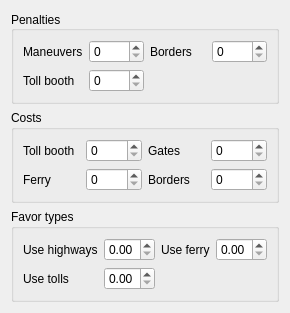
               <widget class="QWidget" name="tab">
                <attribute name="title">
                 <string>auto</string>
                </attribute>
                <layout class="QVBoxLayout" name="verticalLayout_8">
                 <item>
                  <widget class="QgsCollapsibleGroupBox" name="mGroupBox">
                   <property name="sizePolicy">
                    <sizepolicy hsizetype="Preferred" vsizetype="Fixed">
                     <horstretch>0</horstretch>
                     <verstretch>0</verstretch>
                    </sizepolicy>
                   </property>
                   <property name="title">
                    <string>Penalties</string>
                   </property>
                   <property name="alignment">
                    <set>Qt::AlignLeading|Qt::AlignLeft|Qt::AlignVCenter</set>
                   </property>
                   <property name="collapsed">
                    <bool>false</bool>
                   </property>
                   <property name="scrollOnExpand">
                    <bool>false</bool>
                   </property>
                   <property name="saveCollapsedState">
                    <bool>false</bool>
                   </property>
                   <layout class="QGridLayout" name="gridLayout_15">
                    <item row="0" column="0">
                     <widget class="QLabel" name="label_3">
                      <property name="text">
                       <string>Maneuvers</string>
                      </property>
                     </widget>
                    </item>
                    <item row="0" column="1">
                     <widget class="QSpinBox" name="auto_maneuver_penalty">
                      <property name="toolTip">
                       <string>A penalty applied when transitioning between roads that do not have consistent naming–in other words, no road names in common. This penalty can be used to create simpler routes that tend to have fewer maneuvers or narrative guidance instructions. The default maneuver penalty is five seconds.</string>
                      </property>
                      <property name="maximum">
                       <number>500</number>
                      </property>
                      <property name="value">
                       <number>0</number>
                      </property>
                     </widget>
                    </item>
                    <item row="0" column="2">
                     <widget class="QLabel" name="label">
                      <property name="text">
                       <string>Borders</string>
                      </property>
                     </widget>
                    </item>
                    <item row="0" column="3">
                     <widget class="QSpinBox" name="auto_country_crossing_penalty">
                      <property name="toolTip">
                       <string>A penalty applied for a country crossing. This penalty can be used to create paths that avoid spanning country boundaries. The default penalty is 0.</string>
                      </property>
                     </widget>
                    </item>
                    <item row="1" column="0">
                     <widget class="QLabel" name="label_5">
                      <property name="text">
                       <string>Toll booth</string>
                      </property>
                     </widget>
                    </item>
                    <item row="1" column="1">
                     <widget class="QSpinBox" name="auto_toll_booth_penalty">
                      <property name="toolTip">
                       <string>&lt;html&gt;&lt;head/&gt;&lt;body&gt;&lt;p&gt;&lt;span style=&quot; font-family:'-apple-system,BlinkMacSystemFont,Segoe UI,Helvetica,Arial,sans-serif,Apple Color Emoji,Segoe UI Emoji'; font-size:16px; color:#24292e; background-color:#f6f8fa;&quot;&gt;A penalty applied to the cost when a &lt;/span&gt;&lt;a href=&quot;http://wiki.openstreetmap.org/wiki/Tag:barrier%3Dtoll_booth&quot;&gt;&lt;span style=&quot; font-family:'-apple-system,BlinkMacSystemFont,Segoe UI,Helvetica,Arial,sans-serif,Apple Color Emoji,Segoe UI Emoji'; font-size:16px; color:#0366d6; background-color:#f6f8fa;&quot;&gt;toll booth&lt;/span&gt;&lt;/a&gt;&lt;span style=&quot; font-family:'-apple-system,BlinkMacSystemFont,Segoe UI,Helvetica,Arial,sans-serif,Apple Color Emoji,Segoe UI Emoji'; font-size:16px; color:#24292e; background-color:#f6f8fa;&quot;&gt; is encountered. This penalty can be used to create paths that avoid toll roads. The default toll booth penalty is 0.&lt;/span&gt;</string>
                      </property>
                      <property name="maximum">
                       <number>500</number>
                      </property>
                      <property name="value">
                       <number>0</number>
                      </property>
                     </widget>
                    </item>
                   </layout>
                  </widget>
                 </item>
                 <item>
                  <widget class="QgsCollapsibleGroupBox" name="mGroupBox_2">
                   <property name="sizePolicy">
                    <sizepolicy hsizetype="Preferred" vsizetype="Fixed">
                     <horstretch>0</horstretch>
                     <verstretch>0</verstretch>
                    </sizepolicy>
                   </property>
                   <property name="title">
                    <string>Costs</string>
                   </property>
                   <property name="collapsed">
                    <bool>false</bool>
                   </property>
                   <property name="scrollOnExpand">
                    <bool>false</bool>
                   </property>
                   <property name="saveCollapsedState">
                    <bool>false</bool>
                   </property>
                   <layout class="QGridLayout" name="gridLayout_3">
                    <item row="0" column="0">
                     <widget class="QLabel" name="label_35">
                      <property name="text">
                       <string>Toll booth</string>
                      </property>
                     </widget>
                    </item>
                    <item row="0" column="1">
                     <widget class="QSpinBox" name="auto_toll_booth_cost">
                      <property name="maximum">
                       <number>1000</number>
                      </property>
                      <property name="value">
                       <number>0</number>
                      </property>
                     </widget>
                    </item>
                    <item row="0" column="2">
                     <widget class="QLabel" name="label_28">
                      <property name="text">
                       <string>Gates</string>
                      </property>
                     </widget>
                    </item>
                    <item row="0" column="3">
                     <widget class="QSpinBox" name="auto_gate_cost">
                      <property name="maximum">
                       <number>1000</number>
                      </property>
                      <property name="value">
                       <number>0</number>
                      </property>
                     </widget>
                    </item>
                    <item row="1" column="0">
                     <widget class="QLabel" name="label_36">
                      <property name="text">
                       <string>Ferry</string>
                      </property>
                     </widget>
                    </item>
                    <item row="1" column="1">
                     <widget class="QSpinBox" name="auto_ferry_cost">
                      <property name="maximum">
                       <number>1000</number>
                      </property>
                      <property name="value">
                       <number>0</number>
                      </property>
                     </widget>
                    </item>
                    <item row="1" column="2">
                     <widget class="QLabel" name="label_37">
                      <property name="text">
                       <string>Borders</string>
                      </property>
                     </widget>
                    </item>
                    <item row="1" column="3">
                     <widget class="QSpinBox" name="auto_country_crossing_cost">
                      <property name="maximum">
                       <number>1000</number>
                      </property>
                      <property name="value">
                       <number>0</number>
                      </property>
                     </widget>
                    </item>
                   </layout>
                  </widget>
                 </item>
                 <item>
                  <widget class="QgsCollapsibleGroupBox" name="mGroupBox_3">
                   <property name="sizePolicy">
                    <sizepolicy hsizetype="Preferred" vsizetype="Fixed">
                     <horstretch>0</horstretch>
                     <verstretch>0</verstretch>
                    </sizepolicy>
                   </property>
                   <property name="title">
                    <string>Favor types</string>
                   </property>
                   <property name="collapsed">
                    <bool>false</bool>
                   </property>
                   <property name="scrollOnExpand">
                    <bool>false</bool>
                   </property>
                   <property name="saveCollapsedState">
                    <bool>false</bool>
                   </property>
                   <layout class="QGridLayout" name="gridLayout_5">
                    <item row="0" column="0">
                     <widget class="QLabel" name="label_10">
                      <property name="text">
                       <string>Use highways</string>
                      </property>
                     </widget>
                    </item>
                    <item row="0" column="1">
                     <widget class="QDoubleSpinBox" name="auto_use_highways">
                      <property name="maximum">
                       <double>1.000000000000000</double>
                      </property>
                      <property name="singleStep">
                       <double>0.010000000000000</double>
                      </property>
                      <property name="value">
                       <double>0.000000000000000</double>
                      </property>
                     </widget>
                    </item>
                    <item row="0" column="2">
                     <widget class="QLabel" name="label_6">
                      <property name="text">
                       <string>Use ferry</string>
                      </property>
                     </widget>
                    </item>
                    <item row="0" column="3">
                     <widget class="QDoubleSpinBox" name="auto_use_ferry">
                      <property name="maximum">
                       <double>1.000000000000000</double>
                      </property>
                      <property name="singleStep">
                       <double>0.010000000000000</double>
                      </property>
                      <property name="value">
                       <double>0.000000000000000</double>
                      </property>
                     </widget>
                    </item>
                    <item row="1" column="0">
                     <widget class="QLabel" name="label_8">
                      <property name="text">
                       <string>Use tolls</string>
                      </property>
                     </widget>
                    </item>
                    <item row="1" column="1">
                     <widget class="QDoubleSpinBox" name="auto_use_tolls">
                      <property name="maximum">
                       <double>1.000000000000000</double>
                      </property>
                      <property name="singleStep">
                       <double>0.010000000000000</double>
                      </property>
                      <property name="value">
                       <double>0.000000000000000</double>
                      </property>
                     </widget>
                    </item>
                   </layout>
                  </widget>
                 </item>
                </layout>
               </widget>
